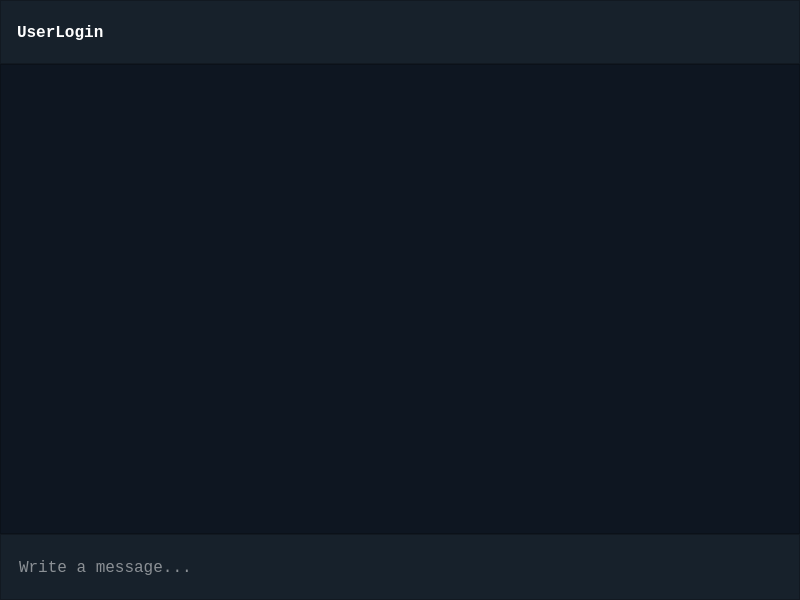
<?xml version="1.0" encoding="UTF-8"?>
<ui version="4.0">
 <class>Form</class>
 <widget class="QMainWindow" name="Form">
  <property name="geometry">
   <rect>
    <x>0</x>
    <y>0</y>
    <width>800</width>
    <height>600</height>
   </rect>
  </property>
  <property name="minimumSize">
   <size>
    <width>400</width>
    <height>400</height>
   </size>
  </property>
  <property name="windowTitle">
   <string>Messenger</string>
  </property>
  <widget class="QWidget" name="centralwidget">
   <layout class="QVBoxLayout" name="verticalLayout">
    <property name="spacing">
     <number>0</number>
    </property>
    <property name="leftMargin">
     <number>0</number>
    </property>
    <property name="topMargin">
     <number>0</number>
    </property>
    <property name="rightMargin">
     <number>0</number>
    </property>
    <property name="bottomMargin">
     <number>0</number>
    </property>
    <item>
     <widget class="QFrame" name="frame">
      <property name="minimumSize">
       <size>
        <width>0</width>
        <height>64</height>
       </size>
      </property>
      <property name="maximumSize">
       <size>
        <width>16777215</width>
        <height>64</height>
       </size>
      </property>
      <property name="styleSheet">
       <string notr="true">.QFrame {
	background: #17212B;
}</string>
      </property>
      <property name="frameShape">
       <enum>QFrame::StyledPanel</enum>
      </property>
      <property name="frameShadow">
       <enum>QFrame::Raised</enum>
      </property>
      <layout class="QHBoxLayout" name="horizontalLayout_2">
       <property name="spacing">
        <number>0</number>
       </property>
       <property name="leftMargin">
        <number>16</number>
       </property>
       <property name="topMargin">
        <number>16</number>
       </property>
       <property name="rightMargin">
        <number>16</number>
       </property>
       <property name="bottomMargin">
        <number>16</number>
       </property>
       <item>
        <widget class="QLabel" name="label">
         <property name="font">
          <font>
           <family>Consolas</family>
           <pointsize>12</pointsize>
           <italic>false</italic>
           <bold>true</bold>
           <underline>false</underline>
           <strikeout>false</strikeout>
          </font>
         </property>
         <property name="styleSheet">
          <string notr="true">.QLabel {
	color: white;
}</string>
         </property>
         <property name="text">
          <string>UserLogin</string>
         </property>
        </widget>
       </item>
      </layout>
     </widget>
    </item>
    <item>
     <widget class="QFrame" name="frame_2">
      <property name="sizePolicy">
       <sizepolicy hsizetype="Preferred" vsizetype="Expanding">
        <horstretch>0</horstretch>
        <verstretch>0</verstretch>
       </sizepolicy>
      </property>
      <property name="styleSheet">
       <string notr="true">.QFrame {
	background: #0E1621;
}</string>
      </property>
      <property name="frameShape">
       <enum>QFrame::StyledPanel</enum>
      </property>
      <property name="frameShadow">
       <enum>QFrame::Raised</enum>
      </property>
      <layout class="QVBoxLayout" name="verticalLayout_2">
       <property name="spacing">
        <number>0</number>
       </property>
       <property name="leftMargin">
        <number>0</number>
       </property>
       <property name="topMargin">
        <number>0</number>
       </property>
       <property name="rightMargin">
        <number>0</number>
       </property>
       <property name="bottomMargin">
        <number>0</number>
       </property>
       <item>
        <widget class="QScrollArea" name="scrollArea">
         <property name="styleSheet">
          <string notr="true">.QScrollArea {
	background: transparent;
	border: none;
}

.QScrollArea QWidget {
	background: transparent;
}</string>
         </property>
         <property name="widgetResizable">
          <bool>true</bool>
         </property>
         <widget class="QWidget" name="scrollAreaWidgetContents">
          <property name="geometry">
           <rect>
            <x>0</x>
            <y>0</y>
            <width>798</width>
            <height>468</height>
           </rect>
          </property>
          <layout class="QVBoxLayout" name="verticalLayout_3">
           <item>
            <widget class="QTextBrowser" name="textBrowser">
             <property name="font">
              <font>
               <family>Consolas</family>
               <pointsize>10</pointsize>
              </font>
             </property>
             <property name="styleSheet">
              <string notr="true">.QTextBrowser {
	color: white;
}</string>
             </property>
            </widget>
           </item>
          </layout>
         </widget>
        </widget>
       </item>
      </layout>
     </widget>
    </item>
    <item>
     <widget class="QFrame" name="frame_3">
      <property name="minimumSize">
       <size>
        <width>0</width>
        <height>64</height>
       </size>
      </property>
      <property name="maximumSize">
       <size>
        <width>16777215</width>
        <height>128</height>
       </size>
      </property>
      <property name="styleSheet">
       <string notr="true">.QFrame {
	background: #17212B;
}</string>
      </property>
      <property name="frameShape">
       <enum>QFrame::StyledPanel</enum>
      </property>
      <property name="frameShadow">
       <enum>QFrame::Raised</enum>
      </property>
      <layout class="QHBoxLayout" name="horizontalLayout">
       <property name="spacing">
        <number>0</number>
       </property>
       <property name="leftMargin">
        <number>0</number>
       </property>
       <property name="topMargin">
        <number>0</number>
       </property>
       <property name="rightMargin">
        <number>0</number>
       </property>
       <property name="bottomMargin">
        <number>0</number>
       </property>
       <item>
        <widget class="QLineEdit" name="lineEdit">
         <property name="minimumSize">
          <size>
           <width>0</width>
           <height>64</height>
          </size>
         </property>
         <property name="font">
          <font>
           <family>Consolas</family>
           <pointsize>12</pointsize>
          </font>
         </property>
         <property name="styleSheet">
          <string notr="true">.QLineEdit {
	background: transparent;
	padding-left: 16px;
	border: none;
	color: white;
}</string>
         </property>
         <property name="inputMask">
          <string/>
         </property>
         <property name="text">
          <string/>
         </property>
         <property name="placeholderText">
          <string>Write a message...</string>
         </property>
        </widget>
       </item>
       <item>
        <widget class="QPushButton" name="pushButton_sendMessage">
         <property name="minimumSize">
          <size>
           <width>64</width>
           <height>64</height>
          </size>
         </property>
         <property name="maximumSize">
          <size>
           <width>64</width>
           <height>16777215</height>
          </size>
         </property>
         <property name="font">
          <font>
           <family>Consolas</family>
           <pointsize>12</pointsize>
          </font>
         </property>
         <property name="cursor">
          <cursorShape>PointingHandCursor</cursorShape>
         </property>
         <property name="styleSheet">
          <string notr="true">.QPushButton {
	background: transparent;
	border-radius: 8px;
	border: none;
	margin: 8px;
	color: white;
}

.QPushButton:hover:!pressed {
	background: #33FFFFFF;
}

.QPushButton:pressed {
	background: #11FFFFFF;
}</string>
         </property>
         <property name="icon">
          <iconset resource="resources.qrc">
           <normaloff>:/icons/icons/paper-plane-solid.svg</normaloff>:/icons/icons/paper-plane-solid.svg</iconset>
         </property>
         <property name="iconSize">
          <size>
           <width>16</width>
           <height>16</height>
          </size>
         </property>
        </widget>
       </item>
      </layout>
     </widget>
    </item>
   </layout>
  </widget>
 </widget>
 <resources>
  <include location="resources.qrc"/>
 </resources>
 <connections/>
</ui>
